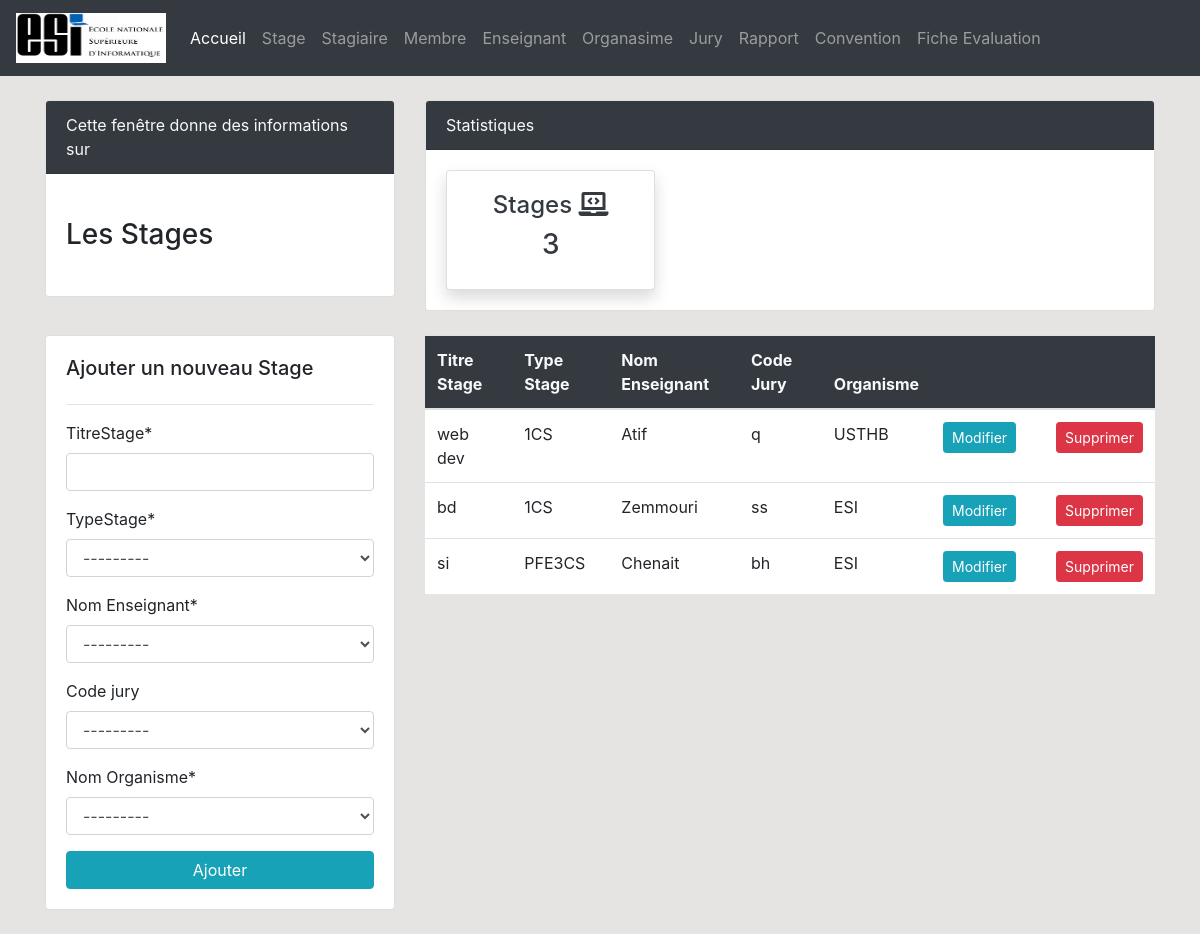
The app's page /Stage/ with its own data.
### Gestion/models.py (models this page shows, shortened)
class Stage(models.Model):
    titreStage = models.CharField(max_length=40)
    class ts(models.TextChoices):
        CP1 = '1CP',_('Stage ouvrier 1CP')
        CS1 = '1CS',_('Stage technique 1CS')
        CS3 = 'PFE3CS',_('Stage technique PFE 3CS')
    typeStage = models.CharField(max_length=30, choices=ts.choices)
    enseignant = models.ForeignKey(Enseignant,on_delete=models.CASCADE)
    jury = models.ForeignKey(Jury,on_delete=models.SET_NULL, null= True, blank=True )
    organisme = models.ForeignKey(OrganismeStage, on_delete=models.CASCADE )

class Enseignant(models.Model):
    nomE = models.CharField(max_length=20,null=False)
    prenomE = models.CharField(max_length=20,null=False)
    class ge(models.TextChoices):
        A = 'A',_('Maître assistant A')
        B = 'B',_('Maître assistant B')
        C = 'C',_('Maître de conférence A')
        D = 'D',_('Maître de conférence B')
        E = 'E',_('Professeur')
    grade = models.CharField(max_length=20,choices=ge.choices)
    codeJ = models.ForeignKey(Jury, on_delete=models.SET_NULL, null= True, blank=True )
    def __str__(self):
        return f'{self.nomE}'

class Jury(models.Model):
    codeJ = models.CharField(max_length=15)
    dateSoutenance = models.DateField(default="01/01/2022",null= False)
    def __str__(self):
        return f'{self.codeJ}'

class OrganismeStage (models.Model):
    nomOrganisme = models.CharField(max_length=20,null=False)
    adresse = models.CharField(max_length=40,null=False)
    email = models.CharField(max_length=20,null=False)
    def __str__(self):
        return f'{self.nomOrganisme}'

### Gestion/views.py (the view)
# urls.py: path('Stage/', stage, name="Stage"),
def stage(request):
    stages= Stage.objects.all()
    stage_count= stages.count()
    if request.method == 'POST':
        form= stageForm(data=request.POST)
        if form.is_valid():
            form.save()
            Stage_name = form.cleaned_data.get('titreStage')
            messages.success(request, f'{Stage_name } est bien ajouté')
            return redirect('Stage')
        return render(request,'fenetre/Stage.html', {'form':form})
    else:
        form= stageForm()
        context ={
            'stages': stages,
            'stage_count': stage_count,
            'form':form
        }
        return render(request,'fenetre/Stage.html', context)

### Gestion/forms.py
class stageForm(forms.ModelForm):
    class Meta:
        model = Stage
        fields = "__all__"
        labels ={
                'titrestage': 'Titre de Stage',
                'typestage': 'Type stage',
                'enseignant': 'Nom Enseignant',
                'jury': 'Code jury',
                'organisme': 'Nom Organisme',
            }

### Gestion/templates/fenetre/Stage.html (shortened to what this page needs)
{% extends 'parts/base.html' %} {% block title %}Stage{% endblock %} {% load crispy_forms_tags %} {% load static %} {% block content %}{% include 'parts/top.html' %}
<link rel="stylesheet" href="{% static 'style.css' %}">
<div class="row">
    <div class="col-md-4 mt-4">
        <div class="card">
            <div class="card-header bg-dark text-light">
                Cette fenêtre donne des informations sur
            </div>
            <div class="card-body">
                <marquee behavior="" direction="">
                    <h3 class="my-4"> Les Stages</h3>
                </marquee>
            </div>
        </div>
    </div>
    <div class="col-md-8 mt-4">
        <div class="card">
            <div class="card-header bg-dark text-light">
                Statistiques
            </div>
            <div class="card-body">
                <div class="row">
                    <div class="col-md-4">
                        <a class="text-decoration-none text-dark" href="#">
                            <div class="card my-card shadow">
                                <div class="card-body text-center">
                                    <h4>Stages <i class="fas fa-laptop-code"></i></h4>
                                    <h3>{{ stage_count }}</h3>
                                </div>
                            </div>
                        </a>
                    </div>
                </div>
            </div>
        </div>
    </div>
</div>
<div class="row my-4">
    <div class="col-md-4">
        <div class="card card-body">
            <h5>Ajouter un nouveau Stage</h5>
            <hr>
            <form method="POST">
                {% csrf_token %}{{ form|crispy }}
                <input class="btn btn-info btn-block" type="submit" value="Ajouter">
            </form>
        </div>
    </div>
    <div class="col-md-8">
        <table class="table bg-white">
            <thead class="bg-dark text-light">
                <tr>
                    <th scope="col">Titre Stage</th>
                    <th scope="col">Type Stage</th>
                    <th scope="col">Nom Enseignant</th>
                    <th scope="col">Code Jury</th>
                    <th scope="col">Organisme</th>
                    <th scope="col"></th>
                    <th scope="col"></th>
                </tr>
            </thead>
            <tbody>
                {% for item in stages %}
                <tr>
                    <td>{{ item.titreStage }}</td>
                    <td>{{ item.typeStage }}</td>
                    <td>{{ item.enseignant }}</td>
                    <td>{{ item.jury }}</td>
                    <td>{{ item.organisme }}</td>
                    <td>
                        <a class="btn btn-info btn-sm mr-2" href="{% url 'dashboard-stage-edit' item.id %}">Modifier</a>
                    </td>
                    <td><a class="btn btn-danger btn-sm ml-2" href="{% url 'dashboard-stage-delete' item.id %}">Supprimer</a></td>
                </tr>
                {% endfor %}
        </table>
    </div>
</div>
{% endblock %}

### Gestion/templates/parts/base.html (shortened to what this page needs)
{% load static %}
<!doctype html>
<html lang="en">
<head>
    <link rel="stylesheet" href="https://cdn.jsdelivr.net/npm/bootstrap@4.6.0/dist/css/bootstrap.min.css">
    <link rel="stylesheet" href="https://use.fontawesome.com/releases/v5.15.2/css/all.css">
    <link rel="stylesheet" href="{% static 'style.css' %}">
</head>
<body>
    {% include 'parts/nav.html' %}
    <div class="container">
        {% block scripts%} {%endblock%} {% block content %} {% endblock %}
    </div>
    <link rel="stylesheet" href="https://cdnjs.cloudflare.com/ajax/libs/datepicker/0.6.5/datepicker.min.css" />
    <link rel="stylesheet" href="https://cdnjs.cloudflare.com/ajax/libs/Chart.js/2.8.0/Chart.min.css" />
</body>
</html>

### Gestion/templates/parts/nav.html (shortened to what this page needs)
<link rel="stylesheet" href="https://stackpath.bootstrapcdn.com/bootstrap/4.2.1/css/bootstrap.min.css">
<link href="https://stackpath.bootstrapcdn.com/font-awesome/4.7.0/css/font-awesome.min.css" rel="stylesheet">
<link rel="stylesheet" href="https://cdnjs.cloudflare.com/ajax/libs/tempusdominus-bootstrap-4/5.1.2/css/tempusdominus-bootstrap-4.min.css" />
{% load static %}
<nav class="navbar navbar-expand-lg navbar-dark bg-dark">
    <a class="navbar-brand" href="#"><img src="{% static 'logESI.png' %}" alt="Logo ESI (Ecole Nationale Supérieure D'Informatique )" width="150px" height="50px"></a>
    <div class="collapse navbar-collapse" id="navbarTogglerDemo03">
        <ul class="navbar-nav mr-auto mt-2 mt-lg-0">
            <li class="nav-item active">
                <a class="nav-link" href="{% url 'HomePage' %}">Accueil <span class="sr-only">(current)</span></a>
            </li>
            <li class="nav-item">
                <a class="nav-link" href="{% url 'Stage' %}">Stage</a>
            </li>
            <li class="nav-item">
                <a class="nav-link" href="{% url 'Stagiaire' %}">Stagiaire</a>
            </li>
            <li class="nav-item">
                <a class="nav-link" href="{% url 'Membre' %}">Membre</a>
            </li>
            <li class="nav-item">
                <a class="nav-link" href="{% url 'Enseignant' %}">Enseignant</a>
            </li>
            <li class="nav-item">
                <a class="nav-link" href="{% url 'Organisme' %}">Organasime</a>
            </li>
            <li class="nav-item">
                <a class="nav-link" href="{% url 'Jury' %}">Jury</a>
            </li>
            <li class="nav-item">
                <a class="nav-link" href="{% url 'Rapport' %}">Rapport</a>
            </li>
            <li class="nav-item">
                <a class="nav-link" href="{% url 'Convention' %}">Convention</a>
            </li>
            <li class="nav-item">
                <a class="nav-link" href="{% url 'ficheEva' %}"> Fiche Evaluation</a>
            </li>
        </ul>
    </div>
</nav>

### Gestion/templates/parts/top.html (shortened to what this page needs)
<link rel="stylesheet" href="https://stackpath.bootstrapcdn.com/bootstrap/4.2.1/css/bootstrap.min.css">
<link href="https://stackpath.bootstrapcdn.com/font-awesome/4.7.0/css/font-awesome.min.css" rel="stylesheet">
<link rel="stylesheet" href="https://cdnjs.cloudflare.com/ajax/libs/tempusdominus-bootstrap-4/5.1.2/css/tempusdominus-bootstrap-4.min.css" />

### Gestion/static/style.css (style rules this page uses)
body { background: rgb(230, 227, 227); }

### records on screen
Stage: titreStage "web dev", typeStage "1CS", enseignant "Atif", jury "q", organisme "USTHB"
Stage: titreStage "bd", typeStage "1CS", enseignant "Zemmouri", jury "ss", organisme "ESI"
Stage: titreStage "si", typeStage "PFE3CS", enseignant "Chenait", jury "bh", organisme "ESI"

### other values on screen
{{ stage_count }} "3"
